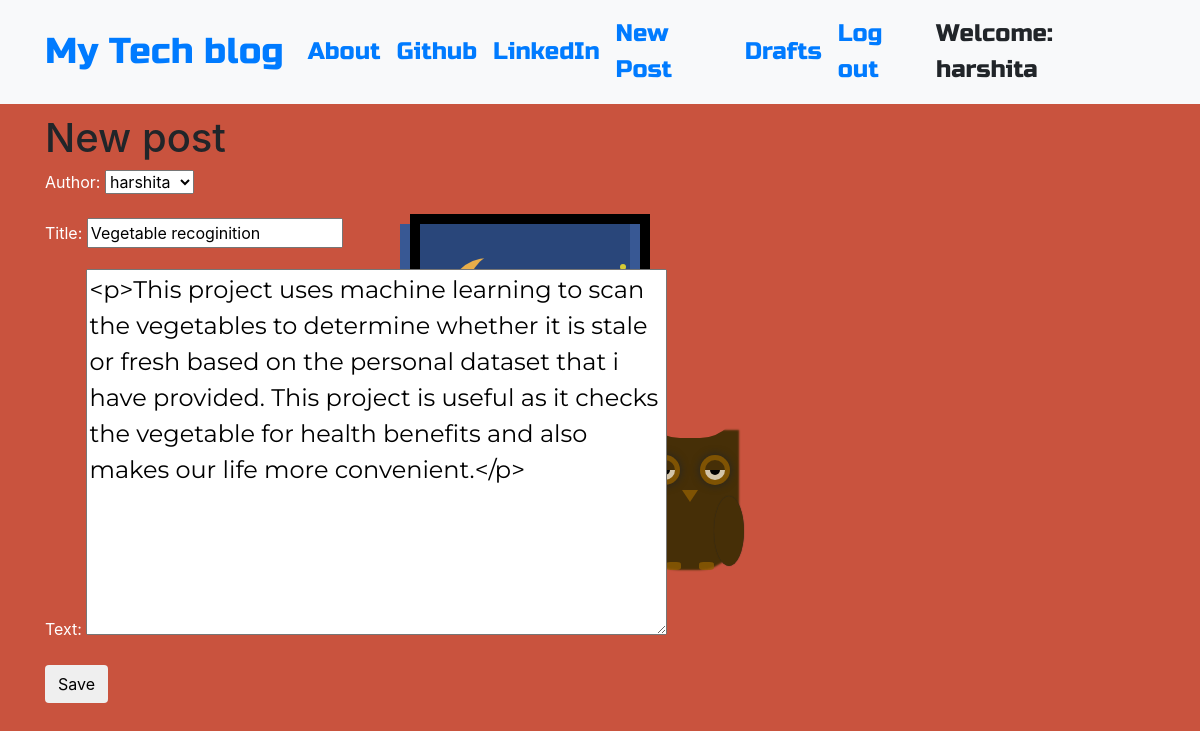
The app's page /post/5/edit/ (signed in) with its own data.
### blog/models.py (models this page shows, shortened)
class Post(models.Model):
    author = models.ForeignKey('auth.User',on_delete=models.CASCADE)
    title = models.CharField(max_length=200)
    text = models.CharField(max_length=1000)
    created_date = models.DateTimeField(default=timezone.now)
    published_date = models.DateTimeField(blank=True, null=True)

### blog/views.py (the view)
# urls.py: path('post/<int:pk>/edit/', views.PostUpdateView.as_view(), name='post_edit'),
class PostUpdateView(LoginRequiredMixin,UpdateView):
    login_url = '/login/'
    redirect_field_name = 'blog/post_detail.html'
    form_class = PostForm
    model = Post

### blog/forms.py
class PostForm(forms.ModelForm):
    class Meta:
        model = Post
        fields = ('author','title', 'text',)
        widgets = {
            'title': forms.TextInput(attrs={'class': 'textinputclass'}),
            'text': forms.Textarea(attrs={'class': 'editable medium-editor-textarea postcontent'}),
        }

### blog/templates/blog/post_form.html (shortened to what this page needs)
{% extends 'blog/base.html' %}
{% block content %}
    <h1>New post</h1>
    <form method="POST" class="post-form">
    {{form.as_p}}
    <button type="submit" class="save btn btn-default">Save</button>
    </form>
{% endblock %}

### blog/templates/blog/base.html (shortened to what this page needs)
<!DOCTYPE html>
{% load static %}
<html>
  <head>
    <link rel="stylesheet" href="https://stackpath.bootstrapcdn.com/bootstrap/4.1.3/css/bootstrap.min.css"
>
    <link href="https://maxcdn.bootstrapcdn.com/font-awesome/4.7.0/css/font-awesome.min.css" rel="stylesheet">
    <link rel="stylesheet" href="//cdn.jsdelivr.net/medium-editor/latest/css/medium-editor.min.css" type="text/css" media="screen" charset="utf-8">
    <link rel="stylesheet" href="{% static 'css/blog.css' %}">
    <link rel="stylesheet" href="{% static 'css/moon.css' %}">
  </head>
  <body class='loader'>
    <nav class="navbar navbar-expand-lg bg-light techfont">
      <div class="container">
        <div class="navbar-nav align-items-center">
          <a class="navbar-brand bigbrand" href="{% url 'post_list' %}">My Tech blog</a>
          <a class="nav-item nav-link" href="{% url 'about' %}">About</a>
          <a class="nav-item nav-link" href="https://www.github.com">Github</a>
          <a class="nav-item nav-link" href="https://www.linkedin.com">LinkedIn</a>
        </div>
        <div class="navbar-nav align-items-center ml-auto">
          {% if user.is_authenticated %}
            <a class="nav-item nav-link" href="{% url 'post_new' %}">New Post</a>
            <a class="nav-item nav-link" href="{% url 'post_draft_list' %}">Drafts</a>
            <a class="nav-item nav-link" href="{% url 'logout' %}">Log out</a>
            <a >Welcome: {{ user.username }}</a>
          {% else %}
            <a class="nav-item nav-link" href="{% url 'login' %}" aria-label="Login">
              <span class="fa fa-user" aria-hidden="true"></span></a>
          {% endif %}
        </div>
      </div>
    </nav>
    <div class="window-container">
          <div class="window">
              <div class="star1"></div>
              <div class="moon-container">
                  <div class="moon"></div>
              </div>
           </div>
            <div class="owl-container">
              <div class="owl"></div>
            <div class="owl-beak"></div>
            <div class="owl-legs"></div>
      </div>
    </div>
          <div class="content container">
              <div class="row">
                  <div class="col-md-8">
                    <div class="blog_posts">
                      {% block content %}
                      {% endblock %}
                    </div>
                  </div>
              </div>
          </div>
  </body>
</html>

### blog/static/css/blog.css (style rules this page uses)
.techfont { font-family: 'Russo One', sans-serif; font-size: 1.5em; margin-bottom: 10px; }
.postcontent { font-family: 'Montserrat'; font-size: 1.5em; }
.bigbrand { font-size: 1.5em; }
.loader { filter:hue-rotate(0deg); color: linear-gradient(45deg,#0f8,#08f); animation:hue 5000ms infinite linear; }
p { color: white; }

### blog/static/css/moon.css (style rules this page uses)
body { background-color: #C9533E; margin: 0; padding: 0; }
.window-container { position: relative; top: 0; left: 0; }
.window { top: 6.25em; right: 34.375em; position: absolute; background-color: #29467A; border: 10px solid black; width: 240px; height: 340px; }
.star1 { position: relative; top: 40px; left: 200px; background-color: rgb(214, 203, 52); width: 6px; height: 6px; border-radius: 50%; }
.moon-container { position: relative; top: -3em; left: 0; }
.moon { width: 80px; height: 80px; background: transparent; border-radius: 50px; box-shadow:-20px 8px 0 0px #e8ae4a; position: absolute; left: 3em; top: 2em; }
.owl-container { position: absolute; top: 11.5em; left: 40em; }
.owl { width: 100px; height: 140px; background: transparent; border-radius: 0 0 40px 40px; box-shadow: -1px 132px 2px 0 #462f07; position: absolute; left: 0; top: 0; }
.owl-beak { width: 0; height: 0; border-left: 8px solid transparent; border-right:8px solid transparent; border-top: 12px solid rgb(143, 94, 2, 0.781); position: relative; top: 12em; left: 42px; }
.owl-legs, .owl-legs::before { width: 15px; height: 8px; background-color: rgb(143, 94, 2, 0.781); border-radius: 30%; position: absolute; top: 16.5em; left: 1.6em; }
.owl-legs::before { content: ""; top: 0; left: 2.1em; }

### records on screen
Post: author "harshita", title "Vegetable recoginition", text "<p>This project uses machine learning to scan the vegetables to determine whether it is stale or fresh based on the personal dataset that i have provided. This project is useful as it checks the vegetable for health benefits and also makes our life more convenient.</p>"

### other values on screen
{{ user.username }} "harshita"
